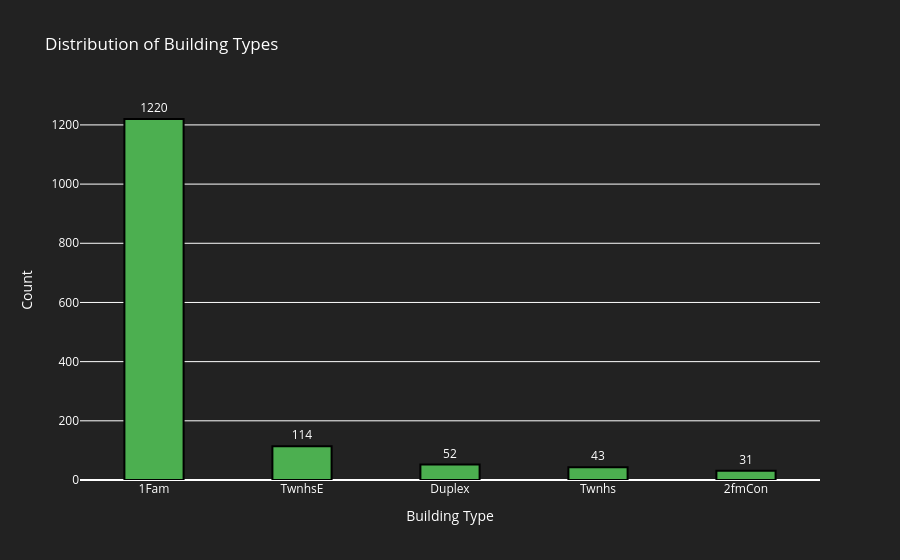
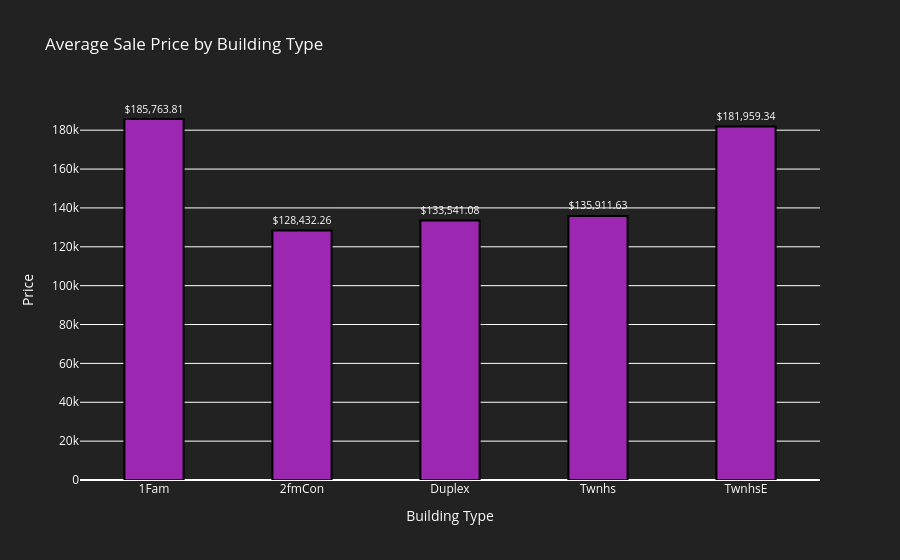

Notebook source saved alongside these figures, in order:
### Markdown cell above
## What Questions do we want to ask of the data?
1. Distribution of dwelling types and their relation to sale prices?
2. Does zoning impact sale price?
3. Does street and alley access types effect on sale price?
4. What is the Average sale price by property shape?
5. Is there a Correlation between Property Age and Sale Price
6. Is there a Correlation between Living Area and Sale Price
7. Does price change year to year?

### Code cell
# 1. Distribution of dwelling types and their relation to sale prices
dwelling_types = df['BldgType'].value_counts()
dwelling_prices = df.groupby('BldgType')['SalePrice'].mean()

# Format labels for the second graph
formatted_dwelling_prices = ['$' + f'{value:,.2f}' for value in dwelling_prices.values]

# Create bar charts
fig1 = go.Figure(data=[go.Bar(
    x=dwelling_types.index,
    y=dwelling_types.values,
    marker_color='rgb(76, 175, 80)',
    text=dwelling_types.values,
    textposition='outside',
    width=0.4,
    marker=dict(line=dict(width=2, color='rgba(0,0,0,1)'), opacity=1)
)])
fig1.update_layout(
    title='Distribution of Building Types',
    xaxis_title='Building Type',
    yaxis_title='Count',
    plot_bgcolor='rgba(34, 34, 34, 1)',
    paper_bgcolor='rgba(34, 34, 34, 1)',
    font=dict(color='white')
)

fig2 = go.Figure(data=[go.Bar(
    x=dwelling_prices.index,
    y=dwelling_prices.values,
    marker_color='rgb(156, 39, 176)',
    text=formatted_dwelling_prices,
    textposition='outside',
    width=0.4,
    marker=dict(line=dict(width=2, color='rgba(0,0,0,1)'), opacity=1)
)])
fig2.update_layout(
    title='Average Sale Price by Building Type',
    xaxis_title='Building Type',
    yaxis_title='Price',
    plot_bgcolor='rgba(34, 34, 34, 1)',
    paper_bgcolor='rgba(34, 34, 34, 1)',
    font=dict(color='white')
)

# Show the figures
fig1.show()
fig2.show()

### Figure 1 — Plotly figure (JSON) as saved in the notebook; plotly's stock layout.template omitted (floating-point values rounded to 4 significant figures)
{"data": [{"marker": {"color": "rgb(76, 175, 80)", "line": {"color": "rgba(0,0,0,1)", "width": 2}, "opacity": 1}, "text": [1220.0, 114.0, 52.0, 43.0, 31.0], "textposition": "outside", "type": "bar", "width": 0.4, "x": ["1Fam", "TwnhsE", "Duplex", "Twnhs", "2fmCon"], "y": [1220, 114, 52, 43, 31]}], "layout": {"font": {"color": "white"}, "paper_bgcolor": "rgba(34, 34, 34, 1)", "plot_bgcolor": "rgba(34, 34, 34, 1)", "title": {"text": "Distribution of Building Types"}, "xaxis": {"title": {"text": "Building Type"}}, "yaxis": {"title": {"text": "Count"}}}}

### Figure 2 — Plotly figure (JSON) as saved in the notebook; plotly's stock layout.template omitted (floating-point values rounded to 4 significant figures)
{"data": [{"marker": {"color": "rgb(156, 39, 176)", "line": {"color": "rgba(0,0,0,1)", "width": 2}, "opacity": 1}, "text": ["$185,763.81", "$128,432.26", "$133,541.08", "$135,911.63", "$181,959.34"], "textposition": "outside", "type": "bar", "width": 0.4, "x": ["1Fam", "2fmCon", "Duplex", "Twnhs", "TwnhsE"], "y": [185800.0, 128400.0, 133500.0, 135900.0, 182000.0]}], "layout": {"font": {"color": "white"}, "paper_bgcolor": "rgba(34, 34, 34, 1)", "plot_bgcolor": "rgba(34, 34, 34, 1)", "title": {"text": "Average Sale Price by Building Type"}, "xaxis": {"title": {"text": "Building Type"}}, "yaxis": {"title": {"text": "Price"}}}}
